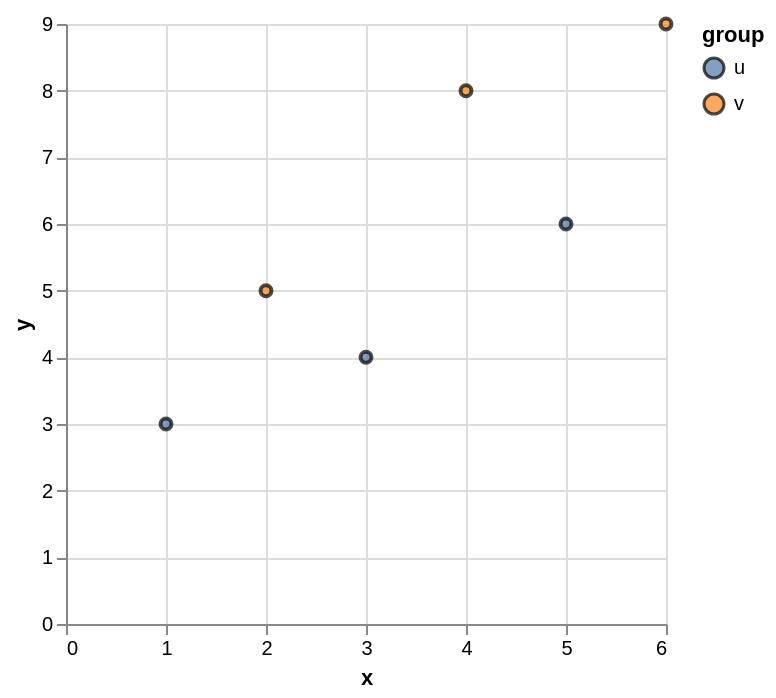

Specify this chart in Vega-Lite:
### Vega-Lite specification from a JSON file in a GitHub repository (floating-point values rounded to 4 significant figures)
{"$schema": "https://vega.github.io/schema/vega-lite/v6.json", "data": {"values": [{"group": "u", "size": 10, "x": 1, "y": 3}, {"group": "v", "size": 40, "x": 2, "y": 5}, {"group": "u", "size": 20, "x": 3, "y": 4}, {"group": "v", "size": 80, "x": 4, "y": 8}, {"group": "u", "size": 30, "x": 5, "y": 6}, {"group": "v", "size": 60, "x": 6, "y": 9}]}, "description": "Points filled by a field with a fixed stroke.", "encoding": {"fill": {"field": "group", "type": "nominal"}, "stroke": {"value": "black"}, "x": {"field": "x", "type": "quantitative"}, "y": {"field": "y", "type": "quantitative"}}, "mark": {"filled": true, "type": "point"}, "usermeta": {"eas": {"standin_ratio": 0.0481, "threshold": 0.07}}}
